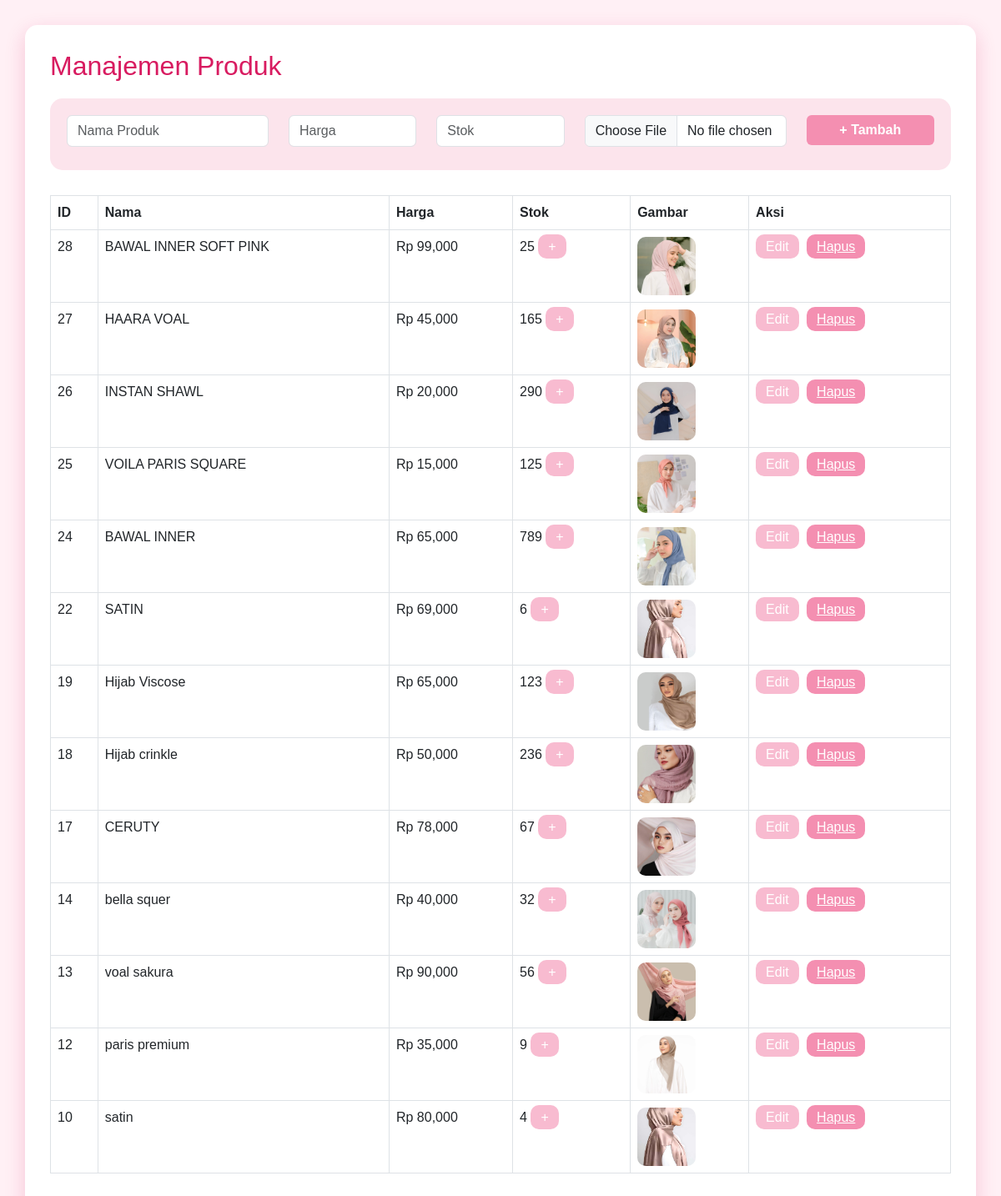
Screenshot of /admin/kelola_produk.php (signed in) with the database file from the repository.
### tables this page shows
CREATE TABLE IF NOT EXISTS `produk` (
  `id` int NOT NULL AUTO_INCREMENT,
  `nama` varchar(50) DEFAULT NULL,
  `harga` int DEFAULT NULL,
  `gambar` varchar(50) DEFAULT NULL,
  `stok` int DEFAULT NULL,
  PRIMARY KEY (`id`)
);

### admin/kelola_produk.php (the view, shortened to what this page needs)
<?php
include '../koneksi.php';
$produk = mysqli_query($koneksi, "SELECT * FROM produk ORDER BY id DESC");
?>
<!DOCTYPE html>
<html>
<head>
    <link rel="stylesheet" href="https://cdn.jsdelivr.net/npm/bootstrap@5.3.0/dist/css/bootstrap.min.css">
</head>
<body>
<div class="container">
    <h2>Manajemen Produk</h2>
    <div class="form-tambah">
        <form method="POST" enctype="multipart/form-data">
            <div class="row">
                <div class="col-md-3 mb-2">
                    <input type="text" name="nama" class="form-control" placeholder="Nama Produk" required>
                </div>
                <div class="col-md-2 mb-2">
                    <input type="number" name="harga" class="form-control" placeholder="Harga" required>
                </div>
                <div class="col-md-2 mb-2">
                    <input type="number" name="stok" class="form-control" placeholder="Stok" required>
                </div>
                <div class="col-md-3 mb-2">
                    <input type="file" name="gambar" class="form-control" required>
                </div>
                <div class="col-md-2 mb-2">
                    <button type="submit" name="submit" class="btn btn-pink w-100">+ Tambah</button>
                </div>
            </div>
        </form>
    </div>
    <table class="table table-bordered">
        <thead>
            <tr>
                <th>ID</th>
                <th>Nama</th>
                <th>Harga</th>
                <th>Stok</th>
                <th>Gambar</th>
                <th>Aksi</th>
            </tr>
        </thead>
        <tbody>
            <?php while ($row = mysqli_fetch_assoc($produk)): ?>
            <tr>
                <td><?= $row['id'] ?></td>
                <td><?= htmlspecialchars($row['nama']) ?></td>
                <td>Rp <?= number_format($row['harga']) ?></td>
                <td>
                    <?= $row['stok'] ?>
                    <a href="?tambah_stok=<?= $row['id'] ?>" class="btn-stok btn-sm">+</a>
                </td>
                <td><img src="../images/<?= htmlspecialchars($row['gambar']) ?>" alt="Gambar Produk"></td>
                <td>
                    <a href="edit_produk.php?id=<?= $row['id'] ?>" class="btn-edit">Edit</a>
                    <a href="hapus_produk.php?id=<?= $row['id'] ?>" class="btn-hapus" onclick="return confirm('Yakin hapus produk ini?')">Hapus</a>
                </td>
            </tr>
            <?php endwhile ?>
        </tbody>
    </table>
</div>
</body>
</html>

### admin/kelola_produk.php (style rules this page uses)
body { background-color: #fff0f5; font-family: 'Poppins', sans-serif; padding: 30px; }
.container { background: white; padding: 30px; border-radius: 15px; box-shadow: 0 8px 25px rgba(216, 27, 96, 0.2); }
h2 { color: #d81b60; margin-bottom: 20px; }
.form-tambah { background-color: #fce4ec; padding: 20px; border-radius: 15px; margin-bottom: 30px; }
.btn-pink { background-color: #f48fb1; border: none; color: white; font-weight: bold; }
.btn-edit, .btn-stok { background-color: #f8bbd0; border: none; color: white; padding: 6px 12px; border-radius: 10px; font-weight: 500; margin-right: 5px; cursor: pointer; text-decoration: none; }
.btn-hapus { background-color: #f48fb1; border: none; color: white; padding: 6px 12px; border-radius: 10px; font-weight: 500; cursor: pointer; }
table { margin-top: 20px; }
td img { width: 70px; height: 70px; object-fit: cover; border-radius: 10px; }

### rows the page displays
produk: id "28", nama "BAWAL INNER SOFT PINK", harga "99,000", stok "25", gambar (picture)
produk: id "27", nama "HAARA VOAL", harga "45,000", stok "165", gambar (picture)
produk: id "26", nama "INSTAN SHAWL", harga "20,000", stok "290", gambar (picture)
produk: id "25", nama "VOILA PARIS SQUARE", harga "15,000", stok "125", gambar (picture)
produk: id "24", nama "BAWAL INNER", harga "65,000", stok "789", gambar (picture)
produk: id "22", nama "SATIN", harga "69,000", stok "6", gambar (picture)
produk: id "19", nama "Hijab Viscose", harga "65,000", stok "123", gambar (picture)
produk: id "18", nama "Hijab crinkle", harga "50,000", stok "236", gambar (picture)
produk: id "17", nama "CERUTY", harga "78,000", stok "67", gambar (picture)
produk: id "14", nama "bella squer", harga "40,000", stok "32", gambar (picture)
produk: id "13", nama "voal sakura", harga "90,000", stok "56", gambar (picture)
produk: id "12", nama "paris premium", harga "35,000", stok "9", gambar (picture)
produk: id "10", nama "satin", harga "80,000", stok "4", gambar (picture)
